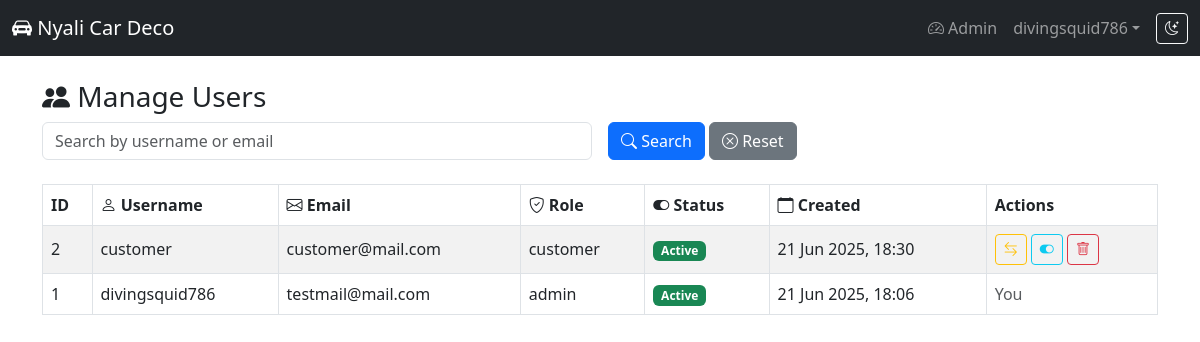
The page /admin/users.php (signed in) on the database its author committed.
### tables this page shows
CREATE TABLE `users` (
  `id` int(11) NOT NULL,
  `username` varchar(100) NOT NULL,
  `email` varchar(100) NOT NULL,
  `password` varchar(255) NOT NULL,
  `role` enum('customer','admin') DEFAULT 'customer',
  `created_at` timestamp NOT NULL DEFAULT current_timestamp(),
  `is_active` tinyint(1) DEFAULT 1,
  `profile_photo` varchar(255) DEFAULT NULL
);

### admin/users.php (the view, shortened to what this page needs)
<?php
include '../includes/config.php';
include '../includes/header.php';
$search = trim($_GET['q'] ?? '');
$query = "SELECT * FROM users";
$query .= " ORDER BY created_at DESC";
$result = $conn->query($query);
?>
<h3><i class="bi bi-people-fill"></i> Manage Users</h3>
<form method="GET" class="row g-3 mb-4">
    <div class="col-md-6">
        <input type="text" name="q" class="form-control" placeholder="Search by username or email" value="<?= htmlspecialchars($search) ?>">
    </div>
    <div class="col-auto">
        <button class="btn btn-primary"><i class="bi bi-search"></i> Search</button>
        <a href="users.php" class="btn btn-secondary"><i class="bi bi-x-circle"></i> Reset</a>
    </div>
</form>
<?php if ($result->num_rows === 0): ?>
    <div class="alert alert-info">No users found.</div>
<?php else: ?>
    <table class="table table-bordered table-striped align-middle">
        <thead>
        <tr>
            <th>ID</th>
            <th><i class="bi bi-person"></i> Username</th>
            <th><i class="bi bi-envelope"></i> Email</th>
            <th><i class="bi bi-shield-check"></i> Role</th>
            <th><i class="bi bi-toggle-on"></i> Status</th>
            <th><i class="bi bi-calendar"></i> Created</th>
            <th>Actions</th>
        </tr>
        </thead>
        <tbody>
        <?php while ($user = $result->fetch_assoc()): ?>
            <tr>
                <td><?= $user['id'] ?></td>
                <td><?= htmlspecialchars($user['username']) ?></td>
                <td><?= htmlspecialchars($user['email']) ?></td>
                <td><?= $user['role'] ?></td>
                <td>
                    <span class="badge bg-<?= $user['is_active'] ? 'success' : 'danger' ?>">
                        <?= $user['is_active'] ? 'Active' : 'Disabled' ?>
                    </span>
                </td>
                <td><?= date('d M Y, H:i', strtotime($user['created_at'])) ?></td>
                <td>
                    <?php if ($user['id'] != $_SESSION['user']['id']): ?>
                        <form method="POST" class="d-inline">
                            <button class="btn btn-sm btn-outline-warning" title="Change Role">
                                <i class="bi bi-arrow-left-right"></i>
                            </button>
                        </form>
                        <form method="POST" class="d-inline">
                            <button class="btn btn-sm btn-outline-info" title="Enable/Disable">
                                <i class="bi bi-toggle-<?= $user['is_active'] ? 'on' : 'off' ?>"></i>
                            </button>
                        </form>
                        <form method="POST" class="d-inline" onsubmit="return confirm('Are you sure you want to delete this user?');">
                            <button class="btn btn-sm btn-outline-danger" title="Delete User">
                                <i class="bi bi-trash"></i>
                            </button>
                        </form>
                    <?php else: ?>
                        <span class="text-muted">You</span>
                    <?php endif; ?>
                </td>
            </tr>
        <?php endwhile; ?>
        </tbody>
    </table>
<?php endif; ?>
<?php include '../includes/footer.php'; ?>

### rows shown on the page
users: id "2", username "customer", email "customer@mail.com", role "customer", is_active "Active", created_at "21 Jun 2025, 18:30"
users: id "1", username "divingsquid786", email "testmail@mail.com", role "admin", is_active "Active", created_at "21 Jun 2025, 18:06", shows "You"

### other values the page prints
$_SESSION['user']['username'] "divingsquid786"
